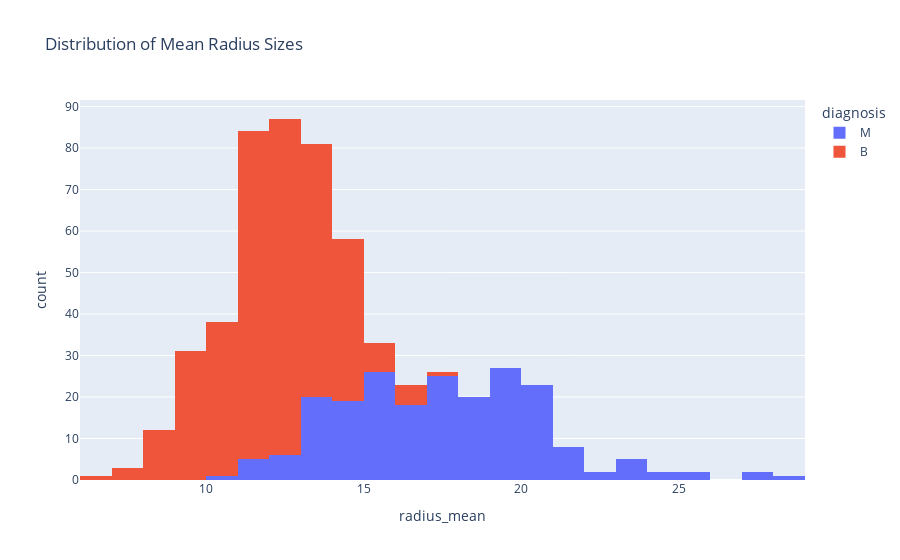

The notebook cell this image was saved under:
### Markdown cell above
## Exploratory Data Analysis and Visualization

### Code cell
px.histogram(medical_df, x='radius_mean', title='Distribution of Mean Radius Sizes', color='diagnosis')

### Figure 1 — Plotly figure (JSON) as saved in the notebook; plotly's stock layout.template omitted (floating-point values rounded to 4 significant figures; data arrays with more than 128 entries replaced by an {"elided": "..."} marker saying what was removed)
{"data": [{"alignmentgroup": "True", "bingroup": "x", "hovertemplate": "diagnosis=M<br>radius_mean=%{x}<br>count=%{y}<extra></extra>", "legendgroup": "M", "marker": {"color": "#636efa", "pattern": {"shape": ""}}, "name": "M", "offsetgroup": "M", "orientation": "v", "showlegend": true, "type": "histogram", "x": {"elided": "212 float values"}, "xaxis": "x", "yaxis": "y"}, {"alignmentgroup": "True", "bingroup": "x", "hovertemplate": "diagnosis=B<br>radius_mean=%{x}<br>count=%{y}<extra></extra>", "legendgroup": "B", "marker": {"color": "#EF553B", "pattern": {"shape": ""}}, "name": "B", "offsetgroup": "B", "orientation": "v", "showlegend": true, "type": "histogram", "x": {"elided": "357 float values"}, "xaxis": "x", "yaxis": "y"}], "layout": {"barmode": "relative", "legend": {"title": {"text": "diagnosis"}, "tracegroupgap": 0}, "title": {"text": "Distribution of Mean Radius Sizes"}, "xaxis": {"anchor": "y", "domain": [0, 1], "title": {"text": "radius_mean"}}, "yaxis": {"anchor": "x", "domain": [0, 1], "title": {"text": "count"}}}}
